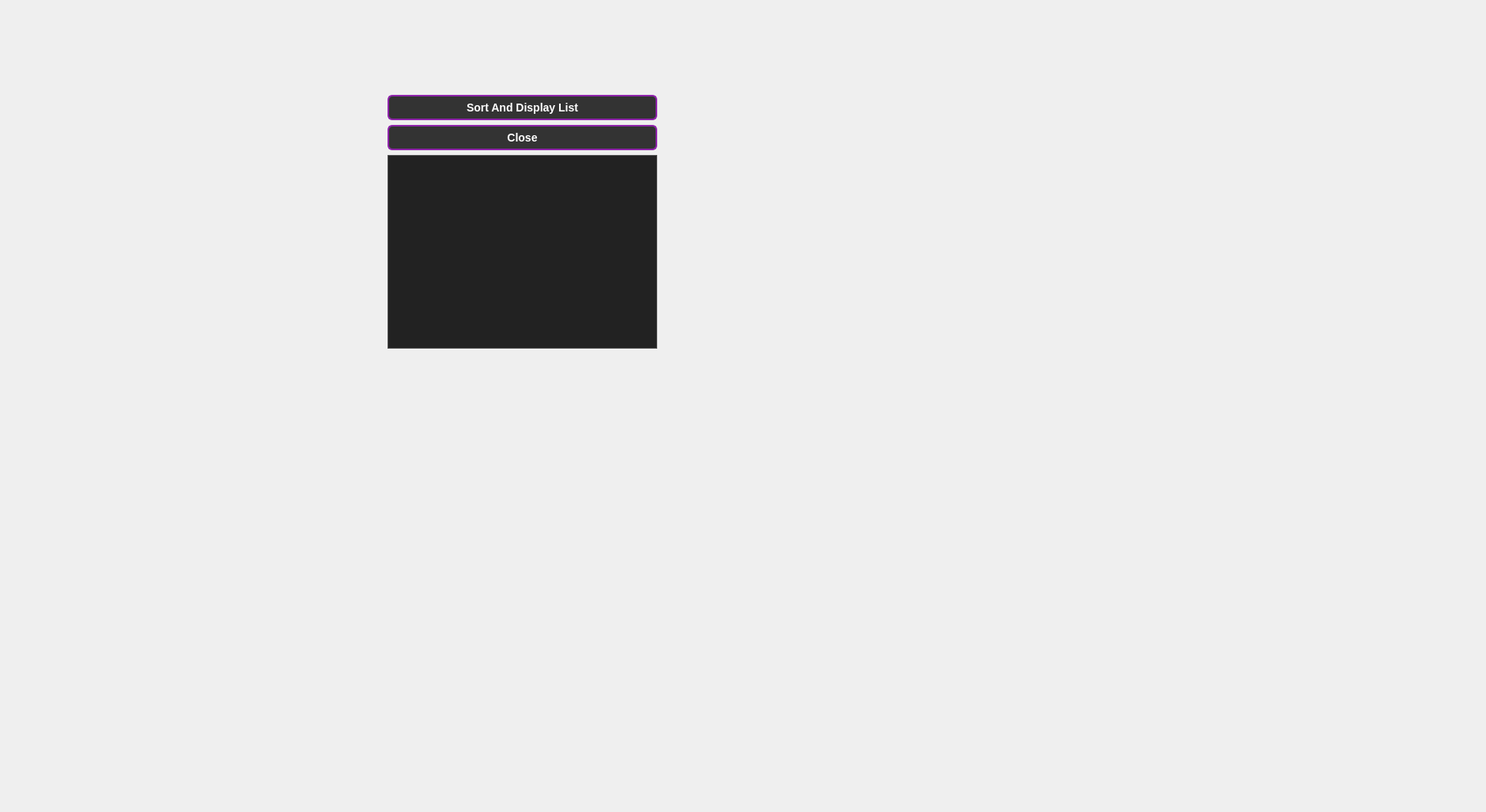
<?xml version="1.0" encoding="UTF-8"?>
<ui version="4.0">
 <class>SortByRollDialog</class>
 <widget class="QDialog" name="SortByRollDialog">
  <property name="geometry">
   <rect>
    <x>0</x>
    <y>0</y>
    <width>1879</width>
    <height>1027</height>
   </rect>
  </property>
  <property name="windowTitle">
   <string>Dialog</string>
  </property>
  <property name="styleSheet">
   <string notr="true">QWidget {
    color: white;
    font-weight: bold;
    font-size: 14px;
}
QLineEdit {
    background-color: #333333;
    color: white;
    border: 1px solid #555555;
    padding: 5px;
}
QTableWidget {
    background-color: #222222;
    color: white;
    gridline-color: white;
    border: 1px solid #555555;
}
QHeaderView::section {
    background-color: #333333;
    color: white;
    font-weight: bold;
    border: 1px solid white;
    padding: 4px;
}
QPushButton {
    background-color: #333333;
    color: white;
    border: 2px solid #8e24aa;
    border-radius: 6px;
    padding: 6px;
    font-weight: bold;
}
QPushButton:hover {
    background-color: #8e24aa;
}</string>
  </property>
  <widget class="QWidget" name="">
   <property name="geometry">
    <rect>
     <x>490</x>
     <y>120</y>
     <width>341</width>
     <height>321</height>
    </rect>
   </property>
   <layout class="QVBoxLayout" name="verticalLayout">
    <item>
     <widget class="QPushButton" name="pushButton_Sort">
      <property name="text">
       <string>Sort And Display List</string>
      </property>
     </widget>
    </item>
    <item>
     <widget class="QPushButton" name="pushButton_Close">
      <property name="text">
       <string>Close</string>
      </property>
     </widget>
    </item>
    <item>
     <widget class="QTableWidget" name="tableWidget"/>
    </item>
   </layout>
  </widget>
 </widget>
 <resources/>
 <connections/>
</ui>
